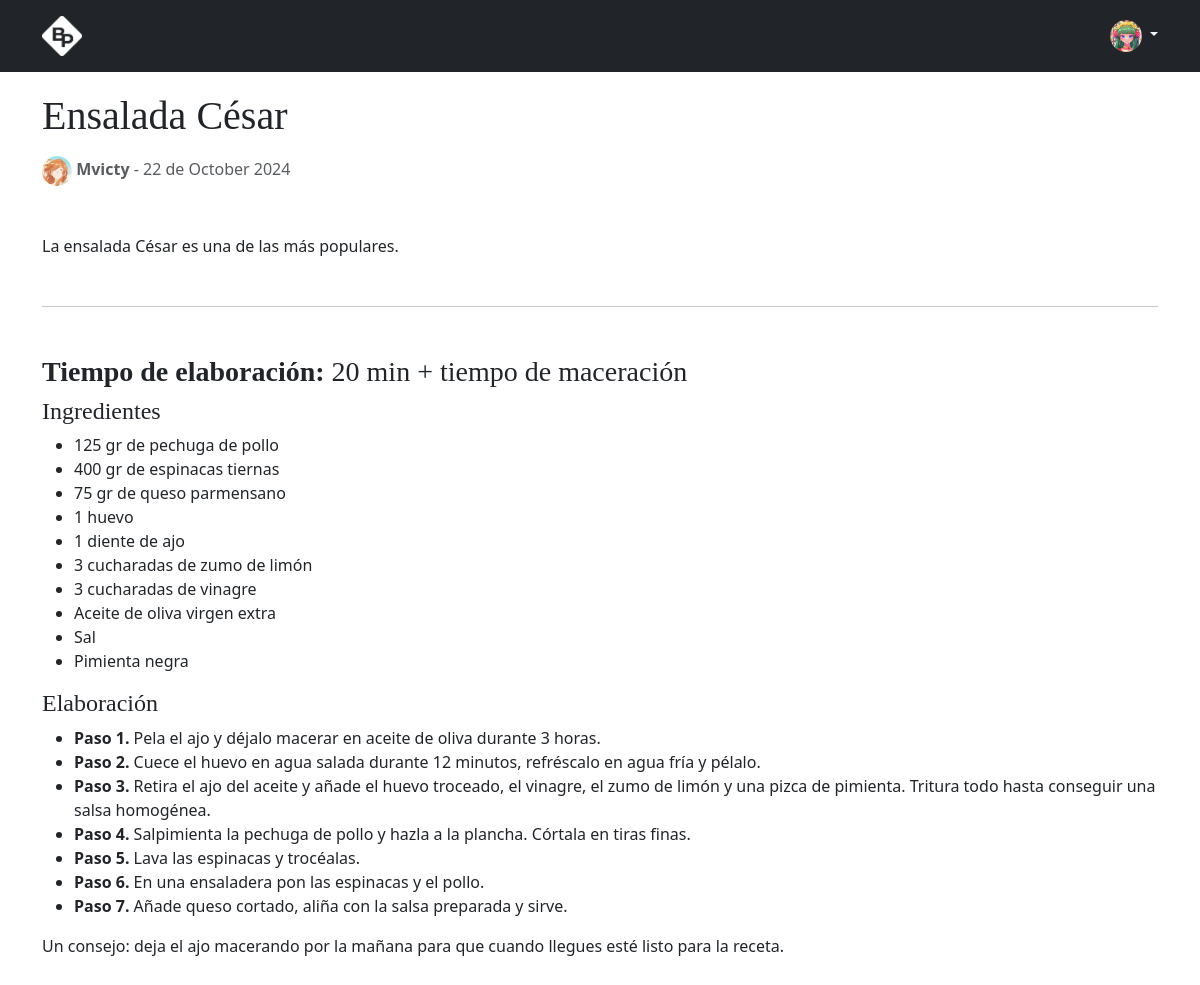
/blog/Ensalada-César (signed in), run on the app's committed database.
### blogr/models.py (models this page shows, shortened)
class User(db.Model):
    __tablename__ = 'users'
    id = db.Column(db.Integer, primary_key=True)
    username = db.Column(db.String(50), nullable=False)
    email = db.Column(db.String(120), unique=True, nullable=False)
    password = db.Column(db.Text, nullable=False)
    photo = db.Column(db.String(200))

class Post(db.Model):
    __tablename__ = 'posts'
    id = db.Column(db.Integer, primary_key=True)
    author = db.Column(db.Integer, db.ForeignKey('users.id'), nullable=False)
    url = db.Column(db.String(100), unique = True, nullable=False)
    title = db.Column(db.String(100), nullable=False)
    info = db.Column(db.Text)
    content = db.Column(db.Text)
    created = db.Column(db.DateTime, nullable=False, default=datetime.utcnow)

### blogr/home.py (the view)
@bp.route('/blog/<url>')
def blog(url):
    post = Post.query.filter_by(url = url).first()
    return render_template('blog.html', post=post, get_user = get_user )

### blogr/auth.py (called while the page is built)
@bp.before_app_request
def load_logged_in_user():
    user_id = session.get('user_id')
    if user_id is None:
        g.user = None
    else:
        g.user = User.query.get_or_404(user_id)

### blogr/home.py (called while the page is built)
def get_user(id):
    user = User.query.get_or_404(id)
    return user

### blogr/templates/blog.html
{% extends 'base.html' %}
{% block content %}
    <article class="container blog-post">
        <h1 class="blog-post-title mb-1">{% block title %} {{ post.title }} {%endblock%}</h1>
        <p class="card-text mt-3">
            {% if get_user(post.author).photo is none %}
            <img src="{{ url_for('static', filename = 'img/user-dark.png') }}" alt="mdo" width="30" class="rounded-circle">
            {% else %}
            <img src="{{ url_for('static', filename = get_user(post.author).photo ) }}" alt="mdo" width="30"
                class="rounded-circle">
            {% endif %}
            <span class="mb-1 text-muted"> <b>{{ get_user(post.author).username}}</b> - {{
                post.created.strftime('%d de %B %Y') }}</span>
        </p>
        <p class="mb-5 mt-5"> {{ post.info }} </p>
        <hr>
        <div class="mb-5 mt-5">
            {{ post['content'] | safe }}
        </div>
    </article>
{% endblock %}

### blogr/templates/base.html (shortened to what this page needs)
<!DOCTYPE html>
<html lang="es">
<head>
    <link rel="stylesheet" href="{{ url_for('static', filename = 'css/bootstrap.min.css') }}">
    <link rel="stylesheet" href="{{ url_for('static', filename = 'css/style.css') }}">
</head>
<body>
    {% block header %}
    <header class="p-3 text-bg-dark">
        <div class="container">
            <div class="d-flex align-items-center justify-content-between">
                <a href="{{ url_for('home.index') }}" class="d-flex align-items-center mb-2 mb-lg-0 text-white text-decoration-none">
                    <img src="{{ url_for('static', filename = 'img/bp-light.png') }}" alt="blog posts" width="40">
                </a>
                <div class="text-end">
                    {% if not g.user %}
                    <a href="{{ url_for('auth.login') }}" class="btn btn-outline-light me-2">Iniciar sesión</a>
                    <a href="{{ url_for('auth.register') }}" class="btn btn-warning">Registrate</a>
                    {% else %}
                    <a href="#" class="link-light text-decoration-none dropdown-toggle" data-bs-toggle="dropdown">
                        {% if g.user.photo is none %}
                        <img src="{{ url_for('static', filename = 'img/user-light.png') }}" alt="mdo" width="32" height="32" class="rounded-circle">
                        {% else %}
                        <img src="{{ url_for('static', filename = g.user.photo) }}" alt="mdo" width="32" height="32" class="rounded-circle">
                        {% endif %}
                    </a>
                    {% endif %}
                </div>
            </div>
        </div>
    </header>
    {% endblock %}
    {% block content %}
    {% endblock %}
</body>
</html>

### blogr/static/css/style.css (style rules this page uses)
h1, h2, h3, h4, h5, h6 { font-family: Amiri, Georgia, "Times New Roman", serif; }
.blog-post { margin-top: 20px; margin-bottom: 20px; }
.blog-post-title { font-size: 2.5rem; }

### data on the page
User: photo (picture)
Post: title "Ensalada César", author.photo (picture), author.username "Mvicty", created "22 de October 2024", info "La ensalada César es una de las más populares.", content "Tiempo de elaboración: 20 min + tiempo de maceración Ingredientes 125 gr de pechuga de pollo 400 gr de espinacas tiernas 75 gr de queso parmensano 1 huevo 1 diente de ajo 3 cucharadas de zumo de limón 3 cucharadas de vinagre Aceite de oliva virgen extra Sal Pimienta negra Elaboración Paso 1. Pela el ajo y déjalo macerar en aceite de oliva durante 3 horas. Paso 2. Cuece el huevo en agua salada durante 12 minutos, refréscalo en agua fría y pélalo. Paso 3. Retira el ajo del aceite y añade el huevo troceado, el vinagre, el zumo de limón y una pizca de pimienta. Tritura todo hasta conseguir una salsa homogénea. Paso 4. Salpimienta la pechuga de pollo y hazla a la plancha. Córtala en tiras finas.…"
